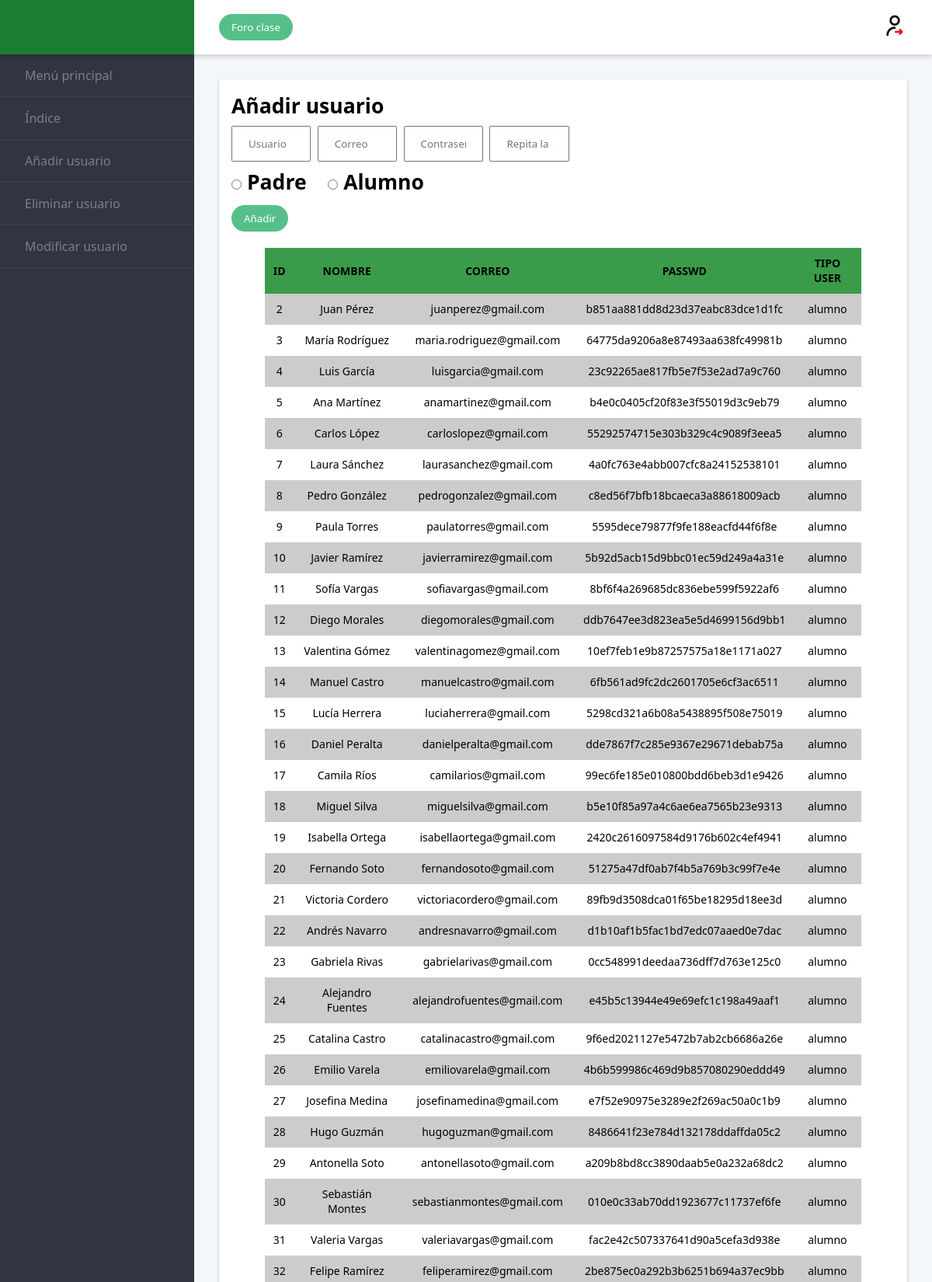
The page /admin/Usuarios/añadiru.php (upper part) on the database its author committed.
### tables this page shows
CREATE TABLE `usuario` (
  `id_usuario` int(4) NOT NULL,
  `nombre` varchar(50) DEFAULT NULL,
  `correo` varchar(100) NOT NULL,
  `contraseña` varchar(100) NOT NULL,
  `tipo_usuario` varchar(20) NOT NULL
);

### admin/Usuarios/añadiru.php (the view, shortened to what this page needs)
<!DOCTYPE html>
<html lang="en">
  <head>
    <link rel="stylesheet" href="../style.css">
  </head>
  <body>
  <div class="admin">
  <header class="admin__header">
    <a href="adminindex.php" class="logo">
    </a>
    <div class="toolbar">
      <button class="btn  btn--primary">Foro clase</button>
      <a href="../../cerrar_sesion.php" class="logout"><img src="../img/cerrar-sesion.png"></a>
    </div>
  </header>
  <nav class="admin__nav">
    <ul class="menu">
      <li class="menu__item">
        <a class="menu__link" href="../adminindex.php">Menú principal</a>
      </li>
      <li class="menu__item">
        <a class="menu__link" href="./usuarios.php">Índice</a>
      </li>
      <li class="menu__item">
        <a class="menu__link" href="./añadiru.php">Añadir usuario</a>
      </li>
      <li class="menu__item">
        <a class="menu__link" href="./eliminaru.php">Eliminar usuario</a>
      </li>
      <li class="menu__item">
        <a class="menu__link" href="./actualizaru.php">Modificar usuario</a>
      </li>
    </ul>
  </nav>
  <main class="admin__main">
    <div class="dashboard">
      <div class="dashboard__item dashboard__item--full">
        <div class="card">
        <h5>Añadir usuario</h5>
        <form action="añadiru2.php" method="POST">
            <input type="text" name="nombre" id="nombre" placeholder="Usuario" required/>
            <input type="email" name="correo" id="correo" placeholder="Correo" required/>
            <input type="password" name="pass" id="pass" placeholder="Contraseña" required/>
            <input type="password" name="pass2" id="pass2" placeholder="Repita la contraseña" required/>
            <pre><h5><input type="radio" value="padre" name="opcion" required> Padre    <input type="radio" value="alumno" name="opcion" required> Alumno</h5></pre>
            <input type="submit" value="Añadir" name="añadir"  class="btn  btn--primary" onclick="f_validar()">
        </form>
        <?PHP
        $conexion = mysqli_connect("db", "root", "rootroot", "educados")
        or die("No se puede conectar con el servidor");
     $instruccion = "select * from usuario WHERE tipo_usuario IN ('alumno', 'padre')";
     $consulta = mysqli_query($conexion, $instruccion)
        or die("Fallo en la consulta");
     $nfilas = mysqli_num_rows($consulta);
     if ($nfilas > 0) {
        print("<TABLE class='table'>\n");
        print("<TR>\n");
        print("<TH>ID</TH>\n");
        print("<TH>NOMBRE</TH>\n");
        print("<TH>CORREO</TH>\n");
        print("<TH>PASSWD</TH>\n");
        print("<TH>TIPO USER</TH>\n");
        print("</TR>\n");
        for ($i = 0; $i < $nfilas; $i++) {
           $resultado = mysqli_fetch_array($consulta);
           print("<TR>\n");
           print("<TD>" . $resultado['id_usuario'] . "</TD>\n");
           print("<TD>" . $resultado['nombre'] . "</TD>\n");
           print("<TD>" . $resultado['correo'] . "</TD>\n");
           print("<TD>" . $resultado['contraseña'] . "</TD>\n");
           print("<TD>" . $resultado['tipo_usuario'] . "</TD>\n");
           print("</TR>\n");
        }
        print("</TABLE>\n");
     } else {
        print("No hay usuarios disponibles para mostrar");
     }
?>
        </div>
      </div>
    </div>
  </main>
</div>
  </body>
</html>

### admin/style.css (style rules this page uses)
* { box-sizing: border-box; margin: 0; font-family: 'Source Sans 3', 'Segoe UI', Tahoma, Geneva, Verdana, sans-serif; }
body { height: 100%; overflow-x: hidden; margin: 0; }
.admin { --spacing: 1rem; display: flex; flex-wrap: wrap; display: grid; height: 100vh; grid-template-rows: 70px 1fr 70px; grid-template-columns: 250px 1fr; grid-template-areas: "header header" "nav main" "footer footer"; }
.admin__header { display: flex; flex-basis: 100%; grid-area: header; height: 70px; background-color: #fff; box-shadow: 0 3px 6px rgba(0, 0, 0, 0.16); position: relative; }
.admin__nav { flex: 0 0 250px; grid-area: nav; background-color: #313541; }
.admin__main { flex: 1; grid-area: main; padding: var(--spacing); overflow-y: auto; overflow-x: hidden; -webkit-overflow-scrolling: touch; background-color: #f4f7fa; }
@media screen and (min-width: 48rem) { .admin { --spacing: 2rem; } }
.dashboard { --column-count: 2; display: flex; flex-wrap: wrap; margin: 0 calc(var(--spacing) * -0.5); display: grid; grid-template-columns: repeat(var(--column-count), 1fr); grid-gap: var(--spacing); }
.dashboard__item { flex: 1 1 50%; grid-column-end: span 2; padding: calc(var(--spacing) / 2); }
.dashboard__item--full { flex-basis: 100%; grid-column: 1/-1; }
@media screen and (min-width: 48rem) { .dashboard { --column-count: 4; } }
a { color: #1c7c31; text-decoration: none; }
img { max-width: 100%; height: auto; }
.logo { display: flex; flex: 0 0 250px; height: 70px; justify-content: center; align-items: center; position: relative; margin: 0; color: #fff; background-color: #1c7c31; font-size: 1rem; }
.toolbar { display: flex; flex: 1; justify-content: space-between; align-items: center; padding: 0 var(--spacing); }
.menu { list-style-type: none; padding: 0; }
.menu__item { border-bottom: 1px solid rgba(255, 255, 255, 0.07); }
.menu__link { display: block; padding: 1rem 2rem; color: #76808f; text-decoration: none; }
.card { height: 100%; padding: 1rem; font-size: 2rem; font-weight: 300; background-color: #fff; box-shadow: 0 1px 3px rgba(0, 0, 0, 0.12), 0 1px 2px rgba(0, 0, 0, 0.24); transition: all 0.3s cubic-bezier(0.25, 0.8, 0.25, 1); }
.btn { display: inline-block; border-radius: 5em; border: 0; padding: 0.5rem 1rem; white-space: nowrap; }
.btn--primary { color: #fff; background-color: #56bf89; }
table { width: 90%; border-collapse: collapse; border-spacing: 0; font-size: 14px; font-family: 'Source Sans 3', 'Segoe UI', Tahoma, Geneva, Verdana, sans-serif; text-align: center; margin: 20px auto; }
th, td { padding: 10px; vertical-align: center; border: 1px solid #41414100; }
th { background-color: #3a9c4a; font-weight: bold; }
tr:nth-child(even) td { background-color: #cccccc; }
input[type=text] { width: 12%; padding: 12px 20px; margin: 8px 0; box-sizing: border-box; }
input[type=email] { width: 12%; padding: 12px 20px; margin: 8px 0; box-sizing: border-box; }
input[type=password] { width: 12%; padding: 12px 20px; margin: 8px 0; box-sizing: border-box; }

### rows shown on the page
usuario: id_usuario "2", nombre "Juan Pérez", correo "juanperez@gmail.com", contraseña "b851aa881dd8d23d37eabc83dce1d1fc", tipo_usuario "alumno"
usuario: id_usuario "3", nombre "María Rodríguez", correo "maria.rodriguez@gmail.com", contraseña "64775da9206a8e87493aa638fc49981b", tipo_usuario "alumno"
usuario: id_usuario "4", nombre "Luis García", correo "luisgarcia@gmail.com", contraseña "23c92265ae817fb5e7f53e2ad7a9c760", tipo_usuario "alumno"
usuario: id_usuario "5", nombre "Ana Martínez", correo "anamartinez@gmail.com", contraseña "b4e0c0405cf20f83e3f55019d3c9eb79", tipo_usuario "alumno"
usuario: id_usuario "6", nombre "Carlos López", correo "carloslopez@gmail.com", contraseña "55292574715e303b329c4c9089f3eea5", tipo_usuario "alumno"
usuario: id_usuario "7", nombre "Laura Sánchez", correo "laurasanchez@gmail.com", contraseña "4a0fc763e4abb007cfc8a24152538101", tipo_usuario "alumno"
usuario: id_usuario "8", nombre "Pedro González", correo "pedrogonzalez@gmail.com", contraseña "c8ed56f7bfb18bcaeca3a88618009acb", tipo_usuario "alumno"
usuario: id_usuario "9", nombre "Paula Torres", correo "paulatorres@gmail.com", contraseña "5595dece79877f9fe188eacfd44f6f8e", tipo_usuario "alumno"
usuario: id_usuario "10", nombre "Javier Ramírez", correo "javierramirez@gmail.com", contraseña "5b92d5acb15d9bbc01ec59d249a4a31e", tipo_usuario "alumno"
usuario: id_usuario "11", nombre "Sofía Vargas", correo "sofiavargas@gmail.com", contraseña "8bf6f4a269685dc836ebe599f5922af6", tipo_usuario "alumno"
usuario: id_usuario "12", nombre "Diego Morales", correo "diegomorales@gmail.com", contraseña "ddb7647ee3d823ea5e5d4699156d9bb1", tipo_usuario "alumno"
usuario: id_usuario "13", nombre "Valentina Gómez", correo "valentinagomez@gmail.com", contraseña "10ef7feb1e9b87257575a18e1171a027", tipo_usuario "alumno"
usuario: id_usuario "14", nombre "Manuel Castro", correo "manuelcastro@gmail.com", contraseña "6fb561ad9fc2dc2601705e6cf3ac6511", tipo_usuario "alumno"
usuario: id_usuario "15", nombre "Lucía Herrera", correo "luciaherrera@gmail.com", contraseña "5298cd321a6b08a5438895f508e75019", tipo_usuario "alumno"
usuario: id_usuario "16", nombre "Daniel Peralta", correo "danielperalta@gmail.com", contraseña "dde7867f7c285e9367e29671debab75a", tipo_usuario "alumno"
usuario: id_usuario "17", nombre "Camila Ríos", correo "camilarios@gmail.com", contraseña "99ec6fe185e010800bdd6beb3d1e9426", tipo_usuario "alumno"
usuario: id_usuario "18", nombre "Miguel Silva", correo "miguelsilva@gmail.com", contraseña "b5e10f85a97a4c6ae6ea7565b23e9313", tipo_usuario "alumno"
usuario: id_usuario "19", nombre "Isabella Ortega", correo "isabellaortega@gmail.com", contraseña "2420c2616097584d9176b602c4ef4941", tipo_usuario "alumno"
usuario: id_usuario "20", nombre "Fernando Soto", correo "fernandosoto@gmail.com", contraseña "51275a47df0ab7f4b5a769b3c99f7e4e", tipo_usuario "alumno"
usuario: id_usuario "21", nombre "Victoria Cordero", correo "victoriacordero@gmail.com", contraseña "89fb9d3508dca01f65be18295d18ee3d", tipo_usuario "alumno"
usuario: id_usuario "22", nombre "Andrés Navarro", correo "andresnavarro@gmail.com", contraseña "d1b10af1b5fac1bd7edc07aaed0e7dac", tipo_usuario "alumno"
usuario: id_usuario "23", nombre "Gabriela Rivas", correo "gabrielarivas@gmail.com", contraseña "0cc548991deedaa736dff7d763e125c0", tipo_usuario "alumno"
usuario: id_usuario "24", nombre "Alejandro Fuentes", correo "alejandrofuentes@gmail.com", contraseña "e45b5c13944e49e69efc1c198a49aaf1", tipo_usuario "alumno"
usuario: id_usuario "25", nombre "Catalina Castro", correo "catalinacastro@gmail.com", contraseña "9f6ed2021127e5472b7ab2cb6686a26e", tipo_usuario "alumno"
usuario: id_usuario "26", nombre "Emilio Varela", correo "emiliovarela@gmail.com", contraseña "4b6b599986c469d9b857080290eddd49", tipo_usuario "alumno"
usuario: id_usuario "27", nombre "Josefina Medina", correo "josefinamedina@gmail.com", contraseña "e7f52e90975e3289e2f269ac50a0c1b9", tipo_usuario "alumno"
usuario: id_usuario "28", nombre "Hugo Guzmán", correo "hugoguzman@gmail.com", contraseña "8486641f23e784d132178ddaffda05c2", tipo_usuario "alumno"
usuario: id_usuario "29", nombre "Antonella Soto", correo "antonellasoto@gmail.com", contraseña "a209b8bd8cc3890daab5e0a232a68dc2", tipo_usuario "alumno"
usuario: id_usuario "30", nombre "Sebastián Montes", correo "sebastianmontes@gmail.com", contraseña "010e0c33ab70dd1923677c11737ef6fe", tipo_usuario "alumno"
usuario: id_usuario "31", nombre "Valeria Vargas", correo "valeriavargas@gmail.com", contraseña "fac2e42c507337641d90a5cefa3d938e", tipo_usuario "alumno"
usuario: id_usuario "32", nombre "Felipe Ramírez", correo "feliperamirez@gmail.com", contraseña "2be875ec0a292b3b6251b694a37ec9bb", tipo_usuario "alumno"
